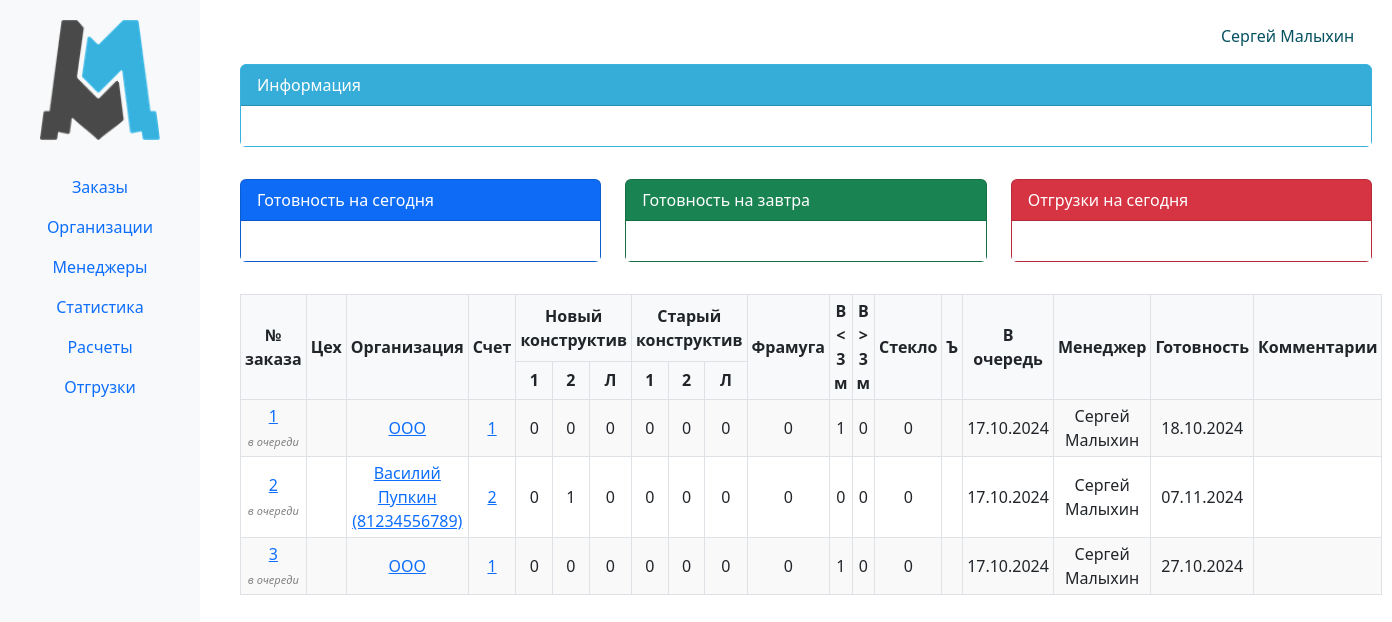
Before: /erp_main/orders_list/ (signed in) with the older database file.
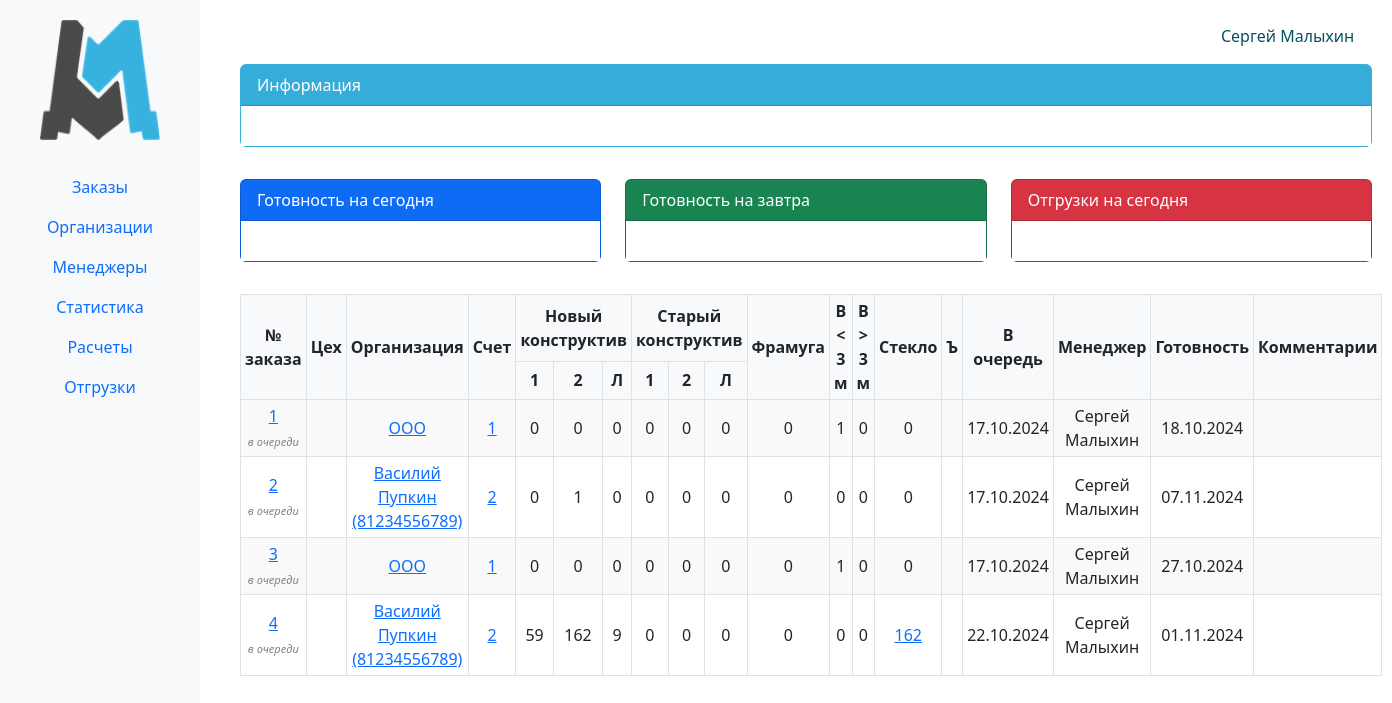
After: the same page with the newer database file.
### erp_main/models.py (models this page shows, shortened)
class Order(models.Model):
    internal_order_number = models.CharField(max_length=255, unique=True)
    created_at = models.DateTimeField(auto_now_add=True)
    order_file = models.FileField(upload_to='uploads/')
    invoice = models.ForeignKey(Invoice, blank=True, null=True, on_delete=models.CASCADE)
    due_date = models.DateField(null=True, blank=True)
    comment = models.TextField(blank=True, null=True)
    def get_items_filtered(self):
        return self.items.exclude(p_status__in=['changed', 'canceled'])
    @property
    def doors_1_nk(self):
        return self.get_items_filtered().filter(
            p_kind='door',
            p_construction='NK',
            p_active_trim=None,
        ).aggregate(total=Sum('p_quantity'))['total'] or 0
    @property
    def doors_2_nk(self):
        return self.get_items_filtered().filter(
            p_kind='door',
            p_construction='NK',
            p_active_trim__isnull=False,
        ).aggregate(total=Sum('p_quantity'))['total'] or 0
    @property
    def hatch_nk(self):
        return self.get_items_filtered().filter(
            p_kind='hatch',
            p_construction='NK',
        ).aggregate(total=Sum('p_quantity'))['total'] or 0
    @property
    def doors_1_sk(self):
        return self.get_items_filtered().filter(
            p_kind='door',
            p_construction='SK',
            p_active_trim=None,
        ).aggregate(total=Sum('p_quantity'))['total'] or 0
    @property
    def doors_2_sk(self):
        return self.get_items_filtered().filter(
            p_kind='door',
            p_construction='SK',
            p_active_trim__isnull=False,
        ).aggregate(total=Sum('p_quantity'))['total'] or 0
    @property
    def hatch_sk(self):
        return self.get_items_filtered().filter(
            p_kind='hatch',
            p_construction='SK',
        ).aggregate(total=Sum('p_quantity'))['total'] or 0
    @property
    def transom(self):
        return self.get_items_filtered().filter(
            p_kind='transom',
        ).aggregate(total=Sum('p_quantity'))['total'] or 0
    @property
    def gate(self):
        return self.get_items_filtered().filter(
            p_kind='gate',
            p_width__lt=3000,
            p_height__lt=3000,
        ).aggregate(total=Sum('p_quantity'))['total'] or 0
    @property
    def gate_3000(self):
        return self.get_items_filtered().filter(
            Q(p_kind='gate') & (Q(p_width__gte=3000) | Q(p_height__gte=3000)),
        ).aggregate(total=Sum('p_quantity'))['total'] or 0
    @property
    def glass(self):
        return self.get_items_filtered().filter(Q(p_glass__isnull=False) & ~Q(p_glass={})).aggregate(total=Sum('p_quantity'))['total'] or 0
    @property
    def status(self): # раскидываем позиции по статусам
        in_query = self.get_items_filtered().filter(p_status='in_query').aggregate(total=Sum('p_quantity'))['total'] or 0
        product = self.get_items_filtered().filter(p_status='product').aggregate(total=Sum('p_quantity'))['total'] or 0
        ready = self.get_items_filtered().filter(p_status='ready').aggregate(total=Sum('p_quantity'))['total'] or 0
        shipped = self.get_items_filtered().filter(p_status='shipped').aggregate(total=Sum('p_quantity'))['total'] or 0
        if in_query > 0 and product == 0 and ready == 0 and shipped == 0:
            return f'в очереди'
        elif in_query == 0 and product > 0 and ready == 0 and shipped == 0:
            return f'запущен'
        elif in_query == 0 and product == 0 and ready > 0 and shipped == 0:
            return f'готов'
        elif in_query == 0 and product == 0 and ready == 0 and shipped > 0:
            return f'отгружен'
        else:
            return f'всё сложно'

class Invoice(models.Model):
    number = models.CharField(max_length=5, blank=True, null=True)
    organization = models.ForeignKey(Organization, related_name='organization', on_delete=models.CASCADE)
    date = models.DateField()
    amount = models.IntegerField(default=0)
    payed_amount = models.IntegerField(default=0)
    shipping_amount = models.IntegerField(default=0)
    montage_amount = models.IntegerField(default=0)
    legal_entity = models.ForeignKey(LegalEntity, related_name='legal_entity', on_delete=models.CASCADE)
    invoice_files = models.FileField(upload_to='uploads/invoices', blank=True, null=True)
    year = models.PositiveIntegerField(editable=False)
    class Meta:
        constraints = [
            models.UniqueConstraint(fields=['number', 'legal_entity', 'year'], name='unique_field_combination')
        ]

class Organization(models.Model):
    FOOTING_CHOICES = (
        ('ustav', 'устава'),
        ('attorney', 'доверенности')
    )
    KIND_CHOICES = (
        ('ooo', 'ООО'),
        ('ao', 'АО'),
        ('zao', 'ЗАО'),
        ('ip', 'ИП'),
    )
    kind = models.CharField(max_length=100, blank=True, null=True, choices=KIND_CHOICES)
    phone_number = models.CharField(max_length=15, blank=True, null=True)
    name_fl = models.CharField(max_length=15, blank=True, null=True)
    user = models.ForeignKey(User, related_name='organizations', on_delete=models.CASCADE)
    ceo_footing = models.CharField(max_length=30, choices=FOOTING_CHOICES)
    name = models.CharField(max_length=100, blank=True, null=True)
    inn = models.CharField(max_length=15, blank=True, null=True)
    ogrn = models.CharField(max_length=15, blank=True, null=True)
    kpp = models.CharField(max_length=15, blank=True, null=True)
    r_s = models.CharField(max_length=25, blank=True, null=True)
    bank = models.CharField(max_length=300, blank=True, null=True)
    bik = models.CharField(max_length=10, blank=True, null=True)
    k_s = models.CharField(max_length=25, blank=True, null=True)
    address = models.CharField(max_length=150, blank=True, null=True)
    email = models.EmailField(blank=True, null=True)
    ceo_title = models.CharField(max_length=30, blank=True, null=True)
    ceo_name = models.CharField(max_length=150, blank=True, null=True)
    contracts = models.FileField(upload_to='uploads/contracts', blank=True, null=True)
    def __str__(self):
        if self.name_fl:
            return f'{self.name_fl} ({self.phone_number})'
        return self.name
    class Meta:
        verbose_name_plural = 'Организации'

### erp_main/views.py (the view)
# urls.py: path('orders_list/', views.orders_list, name='orders_list'),
@login_required(login_url='login')
def orders_list(request):
    if request.user.is_staff:
        return render(request, 'orders_list.html', {'orders': Order.objects.all()})
    else:
        return render(request, 'orders_list.html', {'orders': Order.objects.filter(user=request.user)()})

### erp_main/templates/orders_list.html (shortened to what this page needs)
{% extends 'base.html' %}
{% block content %}
<table>
    <thead>
        <tr>
            <th rowspan="2">№ заказа</th>
            <th rowspan="2">Цех</th>
            <th rowspan="2">Организация</th>
            <th rowspan="2">Счет</th>
            <th colspan="3">Новый конструктив</th>
            <th colspan="3">Старый конструктив</th>
            <th rowspan="2">Фрамуга</th>
            <th rowspan="2">В < 3 м</th>
            <th rowspan="2">В > 3 м</th>
            <th rowspan="2">Стекло</th>
            <th rowspan="2">Ъ</th>
            <th rowspan="2">В очередь</th>
            <th rowspan="2">Менеджер</th>
            <th rowspan="2">Готовность</th>
            <th rowspan="2">Комментарии</th>
        </tr>
        <tr>
            <th>1</th>
            <th>2</th>
            <th>Л</th>
            <th>1</th>
            <th>2</th>
            <th>Л</th>
        </tr>
    </thead>
    <tbody>
        {% for order in orders %}
            <tr>
                <td>
                    <a href="{% url 'order_detail' order.id %}">{{ order.id }}</a>
                    <br>
                    <span style="font-size: 11px; font-style: italic; color: grey;">{{ order.status }}</span>
                </td>
                <td></td>
                <td>
                    <a href="{% url 'organization_detail' order.invoice.organization.id %}">{{ order.invoice.organization }}</a>
                </td>
                <td>
                    <a href="{% url 'invoice_detail' order.invoice.id %}">{{ order.invoice.number }}</a>
                </td>
                <td>{{ order.doors_1_nk }}</td>
                <td>{{ order.doors_2_nk }}</td>
                <td>{{ order.hatch_nk }}</td>
                <td>{{ order.doors_1_sk }}</td>
                <td>{{ order.doors_2_sk }}</td>
                <td>{{ order.hatch_sk }}</td>
                <td>{{ order.transom }}</td>
                <td>{{ order.gate }}</td>
                <td>{{ order.gate_3000 }}</td>
                <td>
                    {% if order.glass != 0 %}
                        <a href="#" data-bs-toggle="modal" data-bs-target="#glassModal{{ order.id }}">{{ order.glass }}</a>
                    {% else %}
                        {{ order.glass }}
                    {% endif %}
                </td>
                <td></td>
                <td>{{ order.created_at|date:"d.m.Y" }}</td>
                <td>{{ order.invoice.organization.user.get_full_name }}</td>
                <td>{{ order.due_date|date:"d.m.Y" }}</td>
                <td></td>
            </tr>
        {% endfor %}
    </tbody>
</table>
{% endblock %}

Changed rows visible on the page:
added Order: id "4", status "в очереди", invoice.organization "Василий Пупкин (81234556789)", invoice.number "2", doors_1_nk "59", doors_2_nk "162", hatch_nk "9", doors_1_sk "0", doors_2_sk "0", hatch_sk "0", transom "0", gate "0", gate_3000 "0", glass "162", created_at "22.10.2024", invoice.organization.user.get_full_name "Сергей Малыхин", due_date "01.11.2024"
